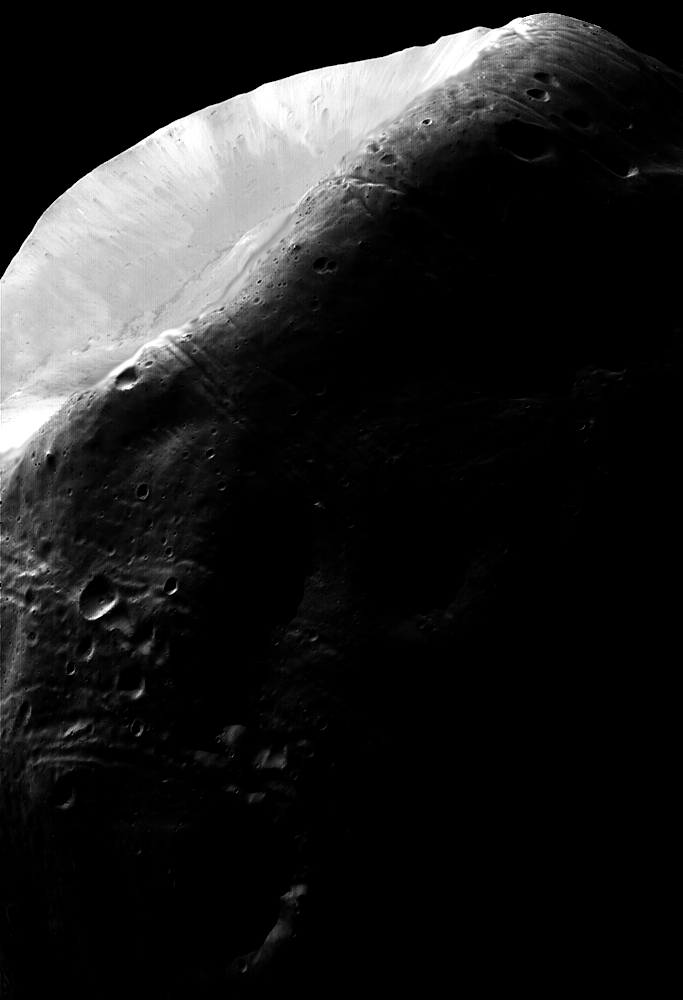
%> input picture HW3/data/Fig0323(a)(mars_moon_phobos).tif, 683 x 1000 px
$ octave ex309_histMatch.m   (GNU Octave 9; MATLAB toolbox functions it lacks are replaced by stand-ins)
%> lines starting %> are read from the running program, lines starting %| are printed output that depends on the picture
### HW3/code/manualhist.m
function p = manualhist
%MANUALHIST Generates a bimodal histogram interactively.
%   P = MANUALHIST generates a bimodal histogram using
%   TWOMODEGAUSS(m1, sig1, m2, sig2, A1, A2, k). m1 and m2 are the means
%   of the two modes and must be in the range [0, 1]. sig1 and sig2 are
%   the standard deviations of the two modes.  A1 and A2 are
%   amplitude values, and k is an offset value that raises the
%   "floor" of the histogram.  The number of elements in the histogram
%   vector P is 256 and sum(P) is normalized to 1.  MANUALHIST
%   repeatedly prompts for the parameters and plots the resulting
%   historgram until the user types an 'x' to quit, and then it
%   returns the last histogram computed.
%
%   A good set of starting values is: (0.15, 0.05, 0.75, 0.05, 1,
%   0.07, 0.002).

% Initialize.
repeats = true;
quitnow = 'x';

% Compute a default histogram in case the user quits before
% estimating at least one histogram.
p = twomodegauss(0.15, 0.05, 0.75, 0.05, 1, 0.07, 0.002);

% Cycle until an x is input.
while repeats
    s = input('Enter m1, sig1, m2, sig2, A1, A2, k OR x to quit:', 's');
    if s == quitnow
        break
    end

    % Convert the input string to a vector of numberical values and
    % verify the number of inputs.
    v = str2num(s);
    if numel(v) ~= 7
        disp('Incorrect number of inputs.')
        continue
    end

    p = twomodegauss(v(1), v(2), v(3), v(4), v(5), v(6), v(7));
    % Start a new figure and scale the axes.  Specifying only xlim
    % leaves ylim on auto.
    figure, plot(p)
    xlim([0 255])
end

### HW3/code/twomodegauss.m
function p=twomodegauss(m1, sig1, m2, sig2, A1, A2, k)
%TWOMODEGAUSS Generates a bimodal Gaussian function.
%   P = TWOMODEGAUSS(M1, SIG1, M2, SIG2, A1, A2, K) generates a bimodal,
%   Gaussian-like function in the interval [0, 1]. P is a 256-element
%   vector normalized so that SUM(P) equals 1.  The mean and standard
%   deviation of the modes are (M1, SIG1) and (M2, SIG2), respectively.
%   A1 and A2 are the amplitude values of the two modes.  Since the
%   output is normalized, only the relative values of A1 and A2 are
%   important.  K is an offset value that raises the "floor" of the
%   function.  A good set of values to try is M1 = 0.15, SIG = 0.05,
%   M2 = 0.75, SIG2 = 0.05, A1 = 1, A2 = 0.07, and K = 0.002.

c1 = A1 * (1 / ((2 * pi) ^ 0.5) * sig1);
k1 = 2 * (sig1 ^ 2);
c2 = A2 * (1 / ((2 * pi) ^ 0.5) * sig2);
k2 = 2 * (sig2 ^ 2);
z = linspace(0, 1, 256);
p = k + c1 * exp(-((z - m1) .^ 2) ./ k1) + ...
    c2 * exp(-((z - m2) .^ 2) ./ k2);
p = p ./ sum(p(:));

### HW3/code/ex309_histMatch.m
close all
I = imread('..\data\Fig0323(a)(mars_moon_phobos).tif');
%> I is the input picture: size 1000x683 uint8; min 0, max 255, mean 31.7
figure(1),
ax(1)=subplot(2,3,1); imshow(I), title('Original image (I)');

[J1, T1] = histeq(I);
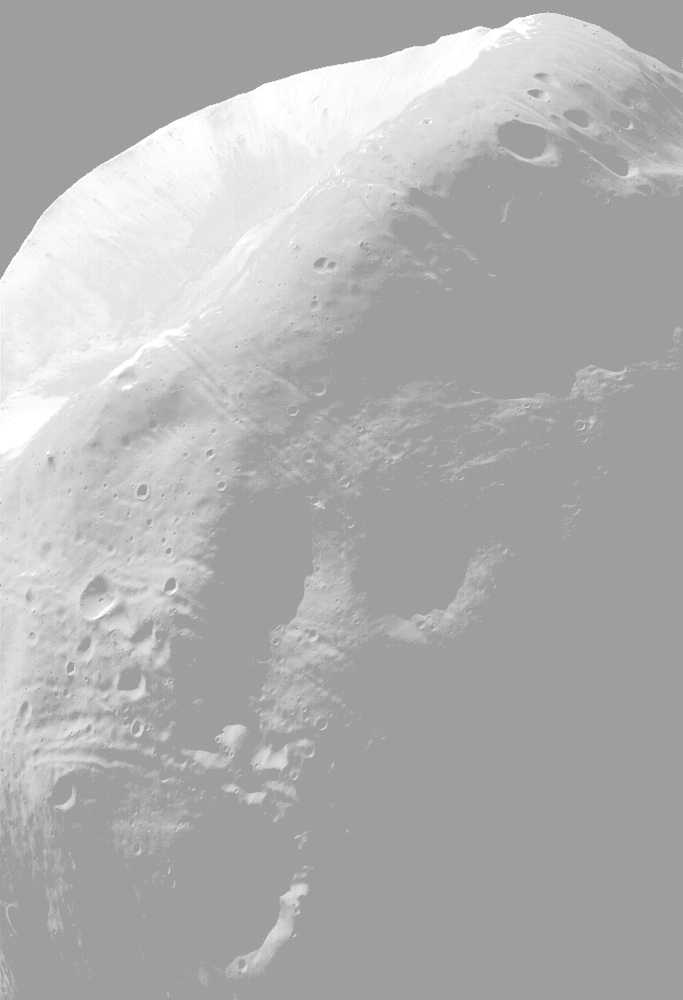
%> J1: size 1000x683 uint8; min 158, max 255, mean 176.5
%> T1 = 256 values from 0.619 to 1
ax(2)=subplot(2,3,2); imshow(J1), title('Histogram-equalized image (J1)');

% 为什么直方图均衡效果不好？0附近的像素比例太高，被映射到比较亮的灰度值，导致整体变亮。
subplot(2,3,4), imhist(I), title('Histogram of I');
subplot(2,3,5), imhist(J1), title('Histogram of J1');
subplot(2,3,6), plot(0:255, 255*T1), xlim([0 255]), ylim([0 255]), title('Transformation function');
%> after `title('Transformation function')`:
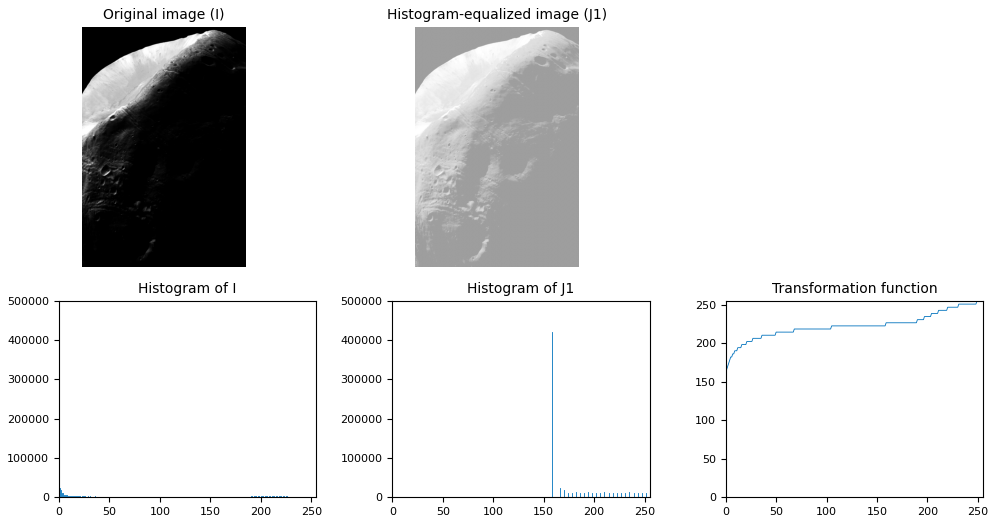
%> figure redrawn from the program's plot data, 5 panels

% 原始的直方图比较像双模正态分布，分别对应暗和亮。希望把黑的调亮一些。
% 0.15对应255*0.15=
p = manualhist;
%> the run ends on the next line
